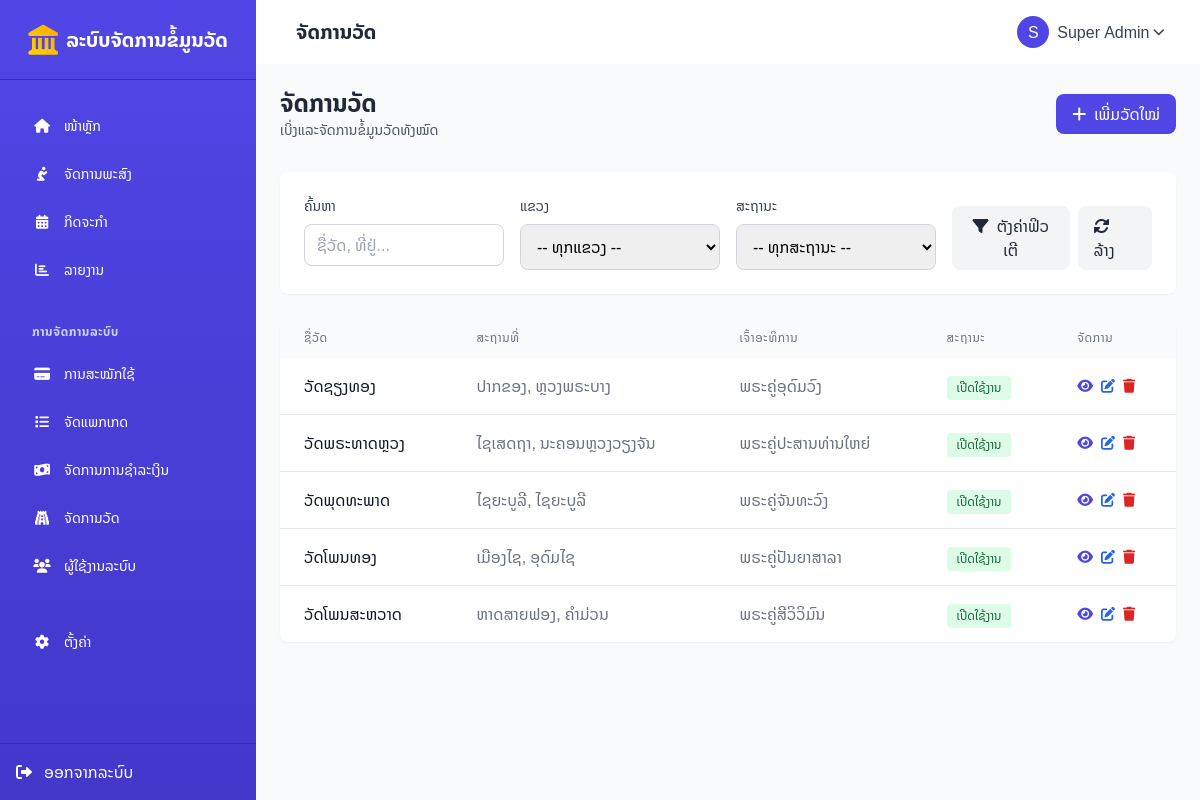
The app's page /temples/index.php (signed in) with its own data.
### tables this page shows
CREATE TABLE `temples` (
  `id` int(11) NOT NULL,
  `name` varchar(255) NOT NULL,
  `address` text DEFAULT NULL,
  `district` varchar(100) DEFAULT NULL,
  `province` varchar(100) DEFAULT NULL,
  `phone` varchar(50) DEFAULT NULL,
  `email` varchar(255) DEFAULT NULL,
  `website` varchar(255) DEFAULT NULL,
  `founding_date` date DEFAULT NULL,
  `abbot_name` varchar(255) DEFAULT NULL,
  `description` text DEFAULT NULL,
  `photo` varchar(255) DEFAULT NULL,
  `logo` varchar(255) DEFAULT NULL,
  `latitude` decimal(10,8) DEFAULT NULL,
  `longitude` decimal(11,8) DEFAULT NULL,
  `status` enum('active','inactive') DEFAULT 'active',
  `created_at` timestamp NOT NULL DEFAULT current_timestamp(),
  `updated_at` timestamp NOT NULL DEFAULT current_timestamp() ON UPDATE current_timestamp()
);

### config/base_url.php (called while the page is built)
<?php
$base_url = "http://localhost/temples/";
?>

### temples/index.php (the view, shortened to what this page needs)
<?php
require_once '../config/db.php';
require_once '../config/base_url.php';
require_once '../includes/header.php';
$search = isset($_GET['search']) ? trim($_GET['search']) : '';
$page = isset($_GET['page']) ? (int)$_GET['page'] : 1;
$limit = 10;
$offset = ($page - 1) * $limit;
$where_conditions = [];
$params = [];
$where_clause = !empty($where_conditions) ? 'WHERE ' . implode(' AND ', $where_conditions) : '';
$query = "SELECT * FROM temples $where_clause ORDER BY name ASC LIMIT $limit OFFSET $offset";
$stmt = $pdo->prepare($query);
$stmt->execute($params);
$temples = $stmt->fetchAll();
$can_edit = ($_SESSION['user']['role'] === 'superadmin' || $_SESSION['user']['role'] === 'admin');
?>
<div class="flex justify-between items-center mb-8">
    <div>
        <h1 class="text-2xl font-bold text-gray-800">ຈັດການວັດ</h1>
        <p class="text-sm text-gray-600">ເບິ່ງແລະຈັດການຂໍ້ມູນວັດທັງໝົດ</p>
    </div>
    <?php if ($can_edit): ?>
    <a href="<?= $base_url ?>temples/add.php" class="bg-indigo-600 hover:bg-indigo-700 text-white py-2 px-4 rounded-lg flex items-center transition">
        <i class="fas fa-plus mr-2"></i> ເພີ່ມວັດໃໝ່
    </a>
    <?php endif; ?>
</div>
<div class="bg-white rounded-lg shadow-sm p-6 mb-6">
    <form method="GET" class="grid grid-cols-1 md:grid-cols-4 gap-4">
        <div>
            <label class="block text-sm font-medium text-gray-700 mb-2">ຄົ້ນຫາ</label>
            <input
                type="text"
                name="search"
                value="<?= htmlspecialchars($search) ?>"
                placeholder="ຊື່ວັດ, ທີ່ຢູ່..."
                class="w-full border border-gray-300 rounded-lg px-3 py-2 focus:outline-none focus:ring-2 focus:ring-indigo-500"
            >
        </div>
        <div>
            <label class="block text-sm font-medium text-gray-700 mb-2">ແຂວງ</label>
            <select
                name="province"
                class="w-full border border-gray-300 rounded-lg px-3 py-2 focus:outline-none focus:ring-2 focus:ring-indigo-500"
            >
                <option value="">-- ທຸກແຂວງ --</option>
            </select>
        </div>
        <div>
            <label class="block text-sm font-medium text-gray-700 mb-2">ສະຖານະ</label>
            <select
                name="status"
                class="w-full border border-gray-300 rounded-lg px-3 py-2 focus:outline-none focus:ring-2 focus:ring-indigo-500"
            >
                <option value="">-- ທຸກສະຖານະ --</option>
            </select>
        </div>
        <div class="flex items-end">
            <button type="submit" class="bg-gray-100 hover:bg-gray-200 text-gray-800 py-2 px-4 rounded-lg mr-2 transition">
                <i class="fas fa-filter mr-1"></i> ຕັງຄ່າຟິວເຕີ
            </button>
            <a href="<?= $base_url ?>temples/" class="bg-gray-100 hover:bg-gray-200 text-gray-800 py-2 px-4 rounded-lg transition">
                <i class="fas fa-sync-alt mr-1"></i> ລ້າງ
            </a>
        </div>
    </form>
</div>
<div class="bg-white rounded-lg shadow-sm overflow-hidden">
    <?php if (count($temples) > 0): ?>
    <table class="w-full">
        <thead class="bg-gray-50">
            <tr>
                <th class="px-6 py-3 text-left text-xs font-medium text-gray-500 uppercase tracking-wider">ຊື່ວັດ</th>
                <th class="px-6 py-3 text-left text-xs font-medium text-gray-500 uppercase tracking-wider">ສະຖານທີ່</th>
                <th class="px-6 py-3 text-left text-xs font-medium text-gray-500 uppercase tracking-wider">ເຈົ້າອະທິການ</th>
                <th class="px-6 py-3 text-left text-xs font-medium text-gray-500 uppercase tracking-wider">ສະຖານະ</th>
                <th class="px-6 py-3 text-left text-xs font-medium text-gray-500 uppercase tracking-wider">ຈັດການ</th>
            </tr>
        </thead>
        <tbody class="divide-y divide-gray-200">
            <?php foreach($temples as $temple): ?>
            <tr class="hover:bg-gray-50">
                <td class="px-6 py-4">
                    <div class="font-medium text-gray-900"><?= htmlspecialchars($temple['name']) ?></div>
                </td>
                <td class="px-6 py-4">
                    <div class="text-gray-500"><?= htmlspecialchars($temple['district']) ?>, <?= htmlspecialchars($temple['province']) ?></div>
                </td>
                <td class="px-6 py-4">
                    <div class="text-gray-500"><?= htmlspecialchars($temple['abbot_name'] ?? '-') ?></div>
                </td>
                <td class="px-6 py-4">
                    <?php if($temple['status'] === 'active'): ?>
                        <span class="bg-green-100 text-green-800 text-xs font-medium px-2.5 py-0.5 rounded">ເປີດໃຊ້ງານ</span>
                    <?php else: ?>
                        <span class="bg-gray-100 text-gray-800 text-xs font-medium px-2.5 py-0.5 rounded">ປິດໃຊ້ງານ</span>
                    <?php endif; ?>
                </td>
                <td class="px-6 py-4 whitespace-nowrap text-sm text-gray-500">
                    <div class="flex space-x-2">
                        <a href="<?= $base_url ?>temples/view.php?id=<?= $temple['id'] ?>" class="text-indigo-600 hover:text-indigo-900">
                            <i class="fas fa-eye"></i>
                        </a>
                        <?php if ($can_edit): ?>
                        <a href="<?= $base_url ?>temples/edit.php?id=<?= $temple['id'] ?>" class="text-blue-600 hover:text-blue-900">
                            <i class="fas fa-edit"></i>
                        </a>
                        <a href="javascript:void(0)" class="text-red-600 hover:text-red-900 delete-temple" data-id="<?= $temple['id'] ?>" data-name="<?= htmlspecialchars($temple['name']) ?>">
                            <i class="fas fa-trash"></i>
                        </a>
                        <?php endif; ?>
                    </div>
                </td>
            </tr>
            <?php endforeach; ?>
        </tbody>
    </table>
    <?php else: ?>
    <div class="p-6 text-center">
        <div class="text-gray-500">ບໍ່ພົບລາຍການວັດ</div>
    </div>
    <?php endif; ?>
</div>
<?php require_once '../includes/footer.php'; ?>

### includes/header.php (style rules this page uses)
body { font-family: 'Noto Sans Lao', sans-serif; background-color: #F9FAFB; }

### records on screen
temples: name "ວັດຊຽງທອງ", district "ປາກຂອງ", province "ຫຼວງພຣະບາງ", abbot_name "ພຣະຄູ່ອຸດົມວົງ", status "ເປີດໃຊ້ງານ"
temples: name "ວັດພຣະທາດຫຼວງ", district "ໄຊເສດຖາ", province "ນະຄອນຫຼວງວຽງຈັນ", abbot_name "ພຣະຄູ່ປະສານທ່ານໃຫຍ່", status "ເປີດໃຊ້ງານ"
temples: name "ວັດພຸດທະພາດ", district "ໄຊຍະບູລີ", province "ໄຊຍະບູລີ", abbot_name "ພຣະຄູ່ຈັນທະວົງ", status "ເປີດໃຊ້ງານ"
temples: name "ວັດໂພນທອງ", district "ເມືອງໄຊ", province "ອຸດົມໄຊ", abbot_name "ພຣະຄູ່ປັນຍາສາລາ", status "ເປີດໃຊ້ງານ"
temples: name "ວັດໂພນສະຫວາດ", district "ຫາດສາຍຟອງ", province "ຄໍາມ່ວນ", abbot_name "ພຣະຄູ່ສີວິວິມົນ", status "ເປີດໃຊ້ງານ"

### other values on screen
$page_title "ຈັດການວັດ"
substr($_SESSION['user']['name'], 0, 1) "S"
$_SESSION['user']['name'] "Super Admin"
